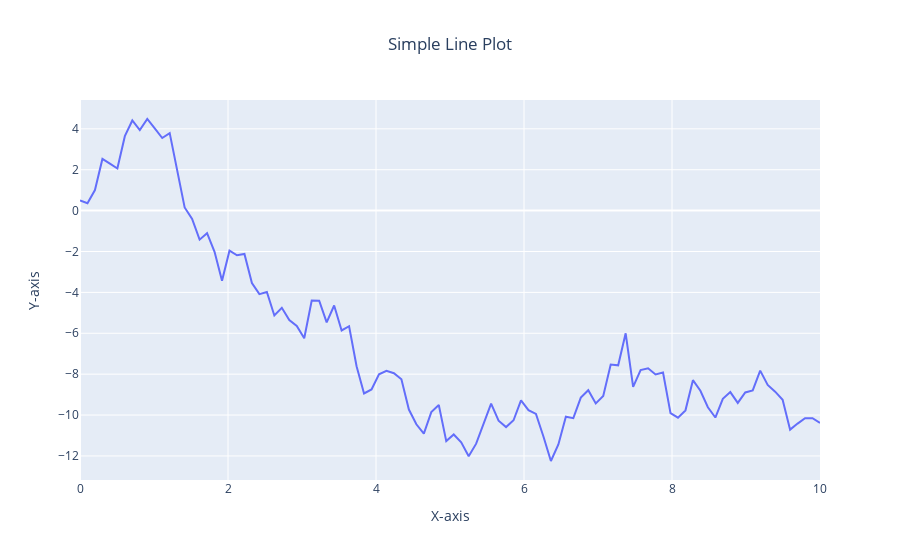

The notebook cell saved with this chart:
### Code cell
# Step 3: Create the line plot with Plotly Express
fig = px.line(x=x, y=y, title='Simple Line Plot', labels={'x': 'X-axis', 'y': 'Y-axis'})
fig.update_layout(
    title_x=0.5  # This centers the title
) 
# Step 4: Display the plot
fig.show()

### Figure 1 — Plotly figure (JSON) as saved in the notebook; plotly's stock layout.template omitted (floating-point values rounded to 4 significant figures)
{"data": [{"hovertemplate": "X-axis=%{x}<br>Y-axis=%{y}<extra></extra>", "legendgroup": "", "line": {"color": "#636efa", "dash": "solid"}, "marker": {"symbol": "circle"}, "mode": "lines", "name": "", "orientation": "v", "showlegend": false, "type": "scatter", "x": [0, 0.101, 0.202, 0.303, 0.404, 0.5051, 0.6061, 0.7071, 0.8081, 0.9091, 1.01, 1.111, 1.212, 1.313, 1.414, 1.515, 1.616, 1.717, 1.818, 1.919, 2.02, 2.121, 2.222, 2.323, 2.424, 2.525, 2.626, 2.727, 2.828, 2.929, 3.03, 3.131, 3.232, 3.333, 3.434, 3.535, 3.636, 3.737, 3.838, 3.939, 4.04, 4.141, 4.242, 4.343, 4.444, 4.545, 4.646, 4.747, 4.848, 4.949, 5.051, 5.152, 5.253, 5.354, 5.455, 5.556, 5.657, 5.758, 5.859, 5.96, 6.061, 6.162, 6.263, 6.364, 6.465, 6.566, 6.667, 6.768, 6.869, 6.97, 7.071, 7.172, 7.273, 7.374, 7.475, 7.576, 7.677, 7.778, 7.879, 7.98, 8.081, 8.182, 8.283, 8.384, 8.485, 8.586, 8.687, 8.788, 8.889, 8.99, 9.091, 9.192, 9.293, 9.394, 9.495, 9.596, 9.697, 9.798, 9.899, 10], "xaxis": "x", "y": [0.4967, 0.3584, 1.006, 2.529, 2.295, 2.061, 3.64, 4.408, 3.938, 4.481, 4.017, 3.551, 3.793, 1.88, 0.1552, -0.4071, -1.42, -1.106, -2.014, -3.426, -1.96, -2.186, -2.119, -3.543, -4.088, -3.977, -5.128, -4.752, -5.353, -5.644, -6.246, -4.394, -4.407, -5.465, -4.642, -5.863, -5.654, -7.614, -8.942, -8.745, -8.007, -7.836, -7.951, -8.252, -9.731, -10.45, -10.91, -9.854, -9.511, -11.27, -10.95, -11.33, -12.01, -11.4, -10.37, -9.438, -10.28, -10.59, -10.25, -9.279, -9.758, -9.944, -11.05, -12.25, -11.43, -10.08, -10.15, -9.146, -8.785, -9.43, -9.068, -7.53, -7.566, -6.002, -8.621, -7.799, -7.712, -8.011, -7.92, -9.907, -10.13, -9.77, -8.292, -8.81, -9.619, -10.12, -9.205, -8.876, -9.406, -8.893, -8.796, -7.827, -8.529, -8.857, -9.249, -10.71, -10.42, -10.16, -10.15, -10.38], "yaxis": "y"}], "layout": {"autosize": true, "legend": {"tracegroupgap": 0}, "title": {"text": "Simple Line Plot", "x": 0.5}, "xaxis": {"anchor": "y", "autorange": true, "domain": [0, 1], "range": [0, 10], "title": {"text": "X-axis"}, "type": "linear"}, "yaxis": {"anchor": "x", "autorange": true, "domain": [0, 1], "range": [-13.18, 5.41], "title": {"text": "Y-axis"}, "type": "linear"}}}
